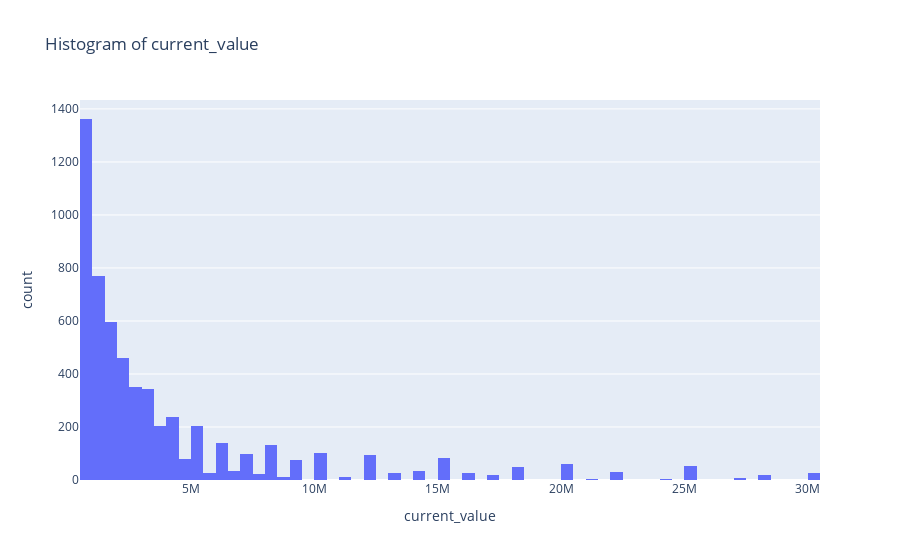

Here is the notebook cell this chart was saved with:
### Code cell
fig = px.histogram(player, x='current_value', title='Histogram of current_value')
fig.update_layout(xaxis_title='current_value')
fig.show()

### Figure 1 — Plotly figure (JSON) as saved in the notebook; plotly's stock layout.template omitted (floating-point values rounded to 4 significant figures; data arrays with more than 128 entries replaced by an {"elided": "..."} marker saying what was removed)
{"data": [{"alignmentgroup": "True", "bingroup": "x", "hovertemplate": "current_value=%{x}<br>count=%{y}<extra></extra>", "legendgroup": "", "marker": {"color": "#636efa", "pattern": {"shape": ""}}, "name": "", "offsetgroup": "", "orientation": "v", "showlegend": false, "type": "histogram", "x": {"elided": "5798 int values"}, "xaxis": "x", "yaxis": "y"}], "layout": {"barmode": "relative", "legend": {"tracegroupgap": 0}, "title": {"text": "Histogram of current_value"}, "xaxis": {"anchor": "y", "domain": [0, 1], "title": {"text": "current_value"}}, "yaxis": {"anchor": "x", "domain": [0, 1], "title": {"text": "count"}}}}
